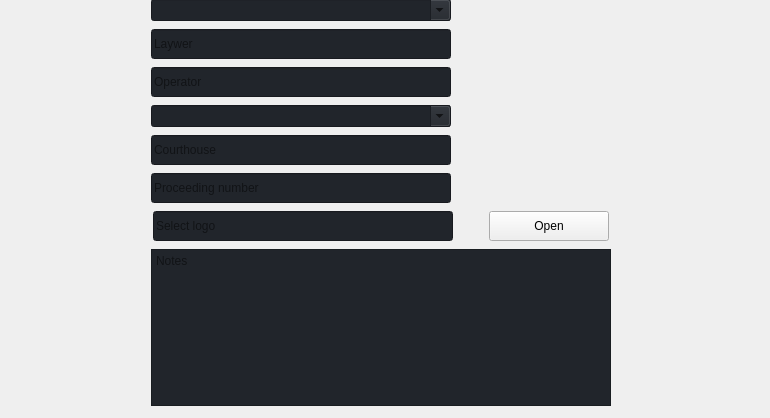
                     <widget class="QWidget" name="case_info_page">
                      <widget class="QFrame" name="case_info">
                       <property name="geometry">
                        <rect>
                         <x>0</x>
                         <y>-2</y>
                         <width>761</width>
                         <height>409</height>
                        </rect>
                       </property>
                       <property name="maximumSize">
                        <size>
                         <width>16777215</width>
                         <height>409</height>
                        </size>
                       </property>
                       <layout class="QHBoxLayout" name="caseInfo">
                        <property name="leftMargin">
                         <number>1</number>
                        </property>
                        <property name="topMargin">
                         <number>1</number>
                        </property>
                        <property name="rightMargin">
                         <number>1</number>
                        </property>
                        <property name="bottomMargin">
                         <number>1</number>
                        </property>
                        <item>
                         <spacer name="leftSpacer1">
                          <property name="orientation">
                           <enum>Qt::Horizontal</enum>
                          </property>
                          <property name="sizeType">
                           <enum>QSizePolicy::Expanding</enum>
                          </property>
                          <property name="sizeHint" stdset="0">
                           <size>
                            <width>40</width>
                            <height>20</height>
                           </size>
                          </property>
                         </spacer>
                        </item>
                        <item>
                         <widget class="QFrame" name="form">
                          <property name="minimumSize">
                           <size>
                            <width>460</width>
                            <height>0</height>
                           </size>
                          </property>
                          <property name="maximumSize">
                           <size>
                            <width>16777215</width>
                            <height>16777215</height>
                           </size>
                          </property>
                          <layout class="QVBoxLayout" name="form_layout">
                           <property name="spacing">
                            <number>8</number>
                           </property>
                           <property name="leftMargin">
                            <number>0</number>
                           </property>
                           <property name="topMargin">
                            <number>0</number>
                           </property>
                           <property name="rightMargin">
                            <number>0</number>
                           </property>
                           <property name="bottomMargin">
                            <number>0</number>
                           </property>
                           <item>
                            <widget class="QComboBox" name="name">
                             <property name="maximumSize">
                              <size>
                               <width>300</width>
                               <height>16777215</height>
                              </size>
                             </property>
                             <property name="autoFillBackground">
                              <bool>false</bool>
                             </property>
                             <property name="styleSheet">
                              <string notr="true">background-color: rgb(33, 37, 43);</string>
                             </property>
                             <property name="editable">
                              <bool>true</bool>
                             </property>
                             <property name="iconSize">
                              <size>
                               <width>16</width>
                               <height>16</height>
                              </size>
                             </property>
                             <property name="frame">
                              <bool>true</bool>
                             </property>
                            </widget>
                           </item>
                           <item>
                            <widget class="QLineEdit" name="lawyer_name">
                             <property name="minimumSize">
                              <size>
                               <width>0</width>
                               <height>30</height>
                              </size>
                             </property>
                             <property name="maximumSize">
                              <size>
                               <width>300</width>
                               <height>16777215</height>
                              </size>
                             </property>
                             <property name="styleSheet">
                              <string notr="true">background-color: rgb(33, 37, 43);</string>
                             </property>
                             <property name="text">
                              <string/>
                             </property>
                             <property name="placeholderText">
                              <string>Laywer</string>
                             </property>
                            </widget>
                           </item>
                           <item>
                            <widget class="QLineEdit" name="operator">
                             <property name="minimumSize">
                              <size>
                               <width>0</width>
                               <height>30</height>
                              </size>
                             </property>
                             <property name="maximumSize">
                              <size>
                               <width>300</width>
                               <height>16777215</height>
                              </size>
                             </property>
                             <property name="styleSheet">
                              <string notr="true">background-color: rgb(33, 37, 43);</string>
                             </property>
                             <property name="text">
                              <string/>
                             </property>
                             <property name="placeholderText">
                              <string>Operator</string>
                             </property>
                            </widget>
                           </item>
                           <item>
                            <widget class="QComboBox" name="proceeding_type">
                             <property name="maximumSize">
                              <size>
                               <width>300</width>
                               <height>16777215</height>
                              </size>
                             </property>
                             <property name="mouseTracking">
                              <bool>true</bool>
                             </property>
                             <property name="autoFillBackground">
                              <bool>false</bool>
                             </property>
                             <property name="styleSheet">
                              <string notr="true">background-color: rgb(33, 37, 43);</string>
                             </property>
                             <property name="editable">
                              <bool>true</bool>
                             </property>
                             <property name="currentText">
                              <string notr="true"/>
                             </property>
                             <property name="iconSize">
                              <size>
                               <width>16</width>
                               <height>16</height>
                              </size>
                             </property>
                             <property name="frame">
                              <bool>true</bool>
                             </property>
                            </widget>
                           </item>
                           <item>
                            <widget class="QLineEdit" name="courthouse">
                             <property name="minimumSize">
                              <size>
                               <width>0</width>
                               <height>30</height>
                              </size>
                             </property>
                             <property name="maximumSize">
                              <size>
                               <width>300</width>
                               <height>16777215</height>
                              </size>
                             </property>
                             <property name="styleSheet">
                              <string notr="true">background-color: rgb(33, 37, 43);</string>
                             </property>
                             <property name="text">
                              <string/>
                             </property>
                             <property name="placeholderText">
                              <string>Courthouse</string>
                             </property>
                            </widget>
                           </item>
                           <item>
                            <widget class="QLineEdit" name="proceeding_number">
                             <property name="minimumSize">
                              <size>
                               <width>0</width>
                               <height>30</height>
                              </size>
                             </property>
                             <property name="maximumSize">
                              <size>
                               <width>300</width>
                               <height>16777215</height>
                              </size>
                             </property>
                             <property name="styleSheet">
                              <string notr="true">background-color: rgb(33, 37, 43);</string>
                             </property>
                             <property name="text">
                              <string/>
                             </property>
                             <property name="placeholderText">
                              <string>Proceeding number</string>
                             </property>
                            </widget>
                           </item>
                           <item>
                            <widget class="QFrame" name="logo_container">
                             <property name="minimumSize">
                              <size>
                               <width>0</width>
                               <height>0</height>
                              </size>
                             </property>
                             <property name="maximumSize">
                              <size>
                               <width>16777215</width>
                               <height>30</height>
                              </size>
                             </property>
                             <property name="frameShape">
                              <enum>QFrame::NoFrame</enum>
                             </property>
                             <property name="frameShadow">
                              <enum>QFrame::Raised</enum>
                             </property>
                             <layout class="QHBoxLayout" name="logo_layout">
                              <property name="leftMargin">
                               <number>0</number>
                              </property>
                              <property name="topMargin">
                               <number>0</number>
                              </property>
                              <property name="rightMargin">
                               <number>0</number>
                              </property>
                              <property name="bottomMargin">
                               <number>0</number>
                              </property>
                              <item>
                               <widget class="QLineEdit" name="logo">
                                <property name="minimumSize">
                                 <size>
                                  <width>300</width>
                                  <height>30</height>
                                 </size>
                                </property>
                                <property name="maximumSize">
                                 <size>
                                  <width>300</width>
                                  <height>16777215</height>
                                 </size>
                                </property>
                                <property name="styleSheet">
                                 <string notr="true">background-color: rgb(33, 37, 43);</string>
                                </property>
                                <property name="text">
                                 <string/>
                                </property>
                                <property name="placeholderText">
                                 <string>Select logo</string>
                                </property>
                               </widget>
                              </item>
                              <item>
                               <widget class="QLabel" name="label">
                                <property name="maximumSize">
                                 <size>
                                  <width>20</width>
                                  <height>20</height>
                                 </size>
                                </property>
                                <property name="text">
                                 <string/>
                                </property>
                                <property name="pixmap">
                                 <pixmap resource="resources.qrc">:/icons/icons/info-circle-disabled.png</pixmap>
                                </property>
                                <property name="scaledContents">
                                 <bool>false</bool>
                                </property>
                               </widget>
                              </item>
                              <item>
                               <widget class="QPushButton" name="logo_button">
                                <property name="minimumSize">
                                 <size>
                                  <width>0</width>
                                  <height>30</height>
                                 </size>
                                </property>
                                <property name="maximumSize">
                                 <size>
                                  <width>120</width>
                                  <height>16777215</height>
                                 </size>
                                </property>
                                <property name="cursor">
                                 <cursorShape>PointingHandCursor</cursorShape>
                                </property>
                                <property name="text">
                                 <string>Open</string>
                                </property>
                                <property name="icon">
                                 <iconset resource="resources.qrc">
                                  <normaloff>:/icons/icons/cil-folder-open.png</normaloff>:/icons/icons/cil-folder-open.png</iconset>
                                </property>
                               </widget>
                              </item>
                             </layout>
                            </widget>
                           </item>
                           <item>
                            <widget class="QPlainTextEdit" name="notes">
                             <property name="minimumSize">
                              <size>
                               <width>0</width>
                               <height>0</height>
                              </size>
                             </property>
                             <property name="maximumSize">
                              <size>
                               <width>16777215</width>
                               <height>16777215</height>
                              </size>
                             </property>
                             <property name="styleSheet">
                              <string notr="true">background-color: rgb(33, 37, 43);</string>
                             </property>
                             <property name="placeholderText">
                              <string>Notes</string>
                             </property>
                            </widget>
                           </item>
                          </layout>
                         </widget>
                        </item>
                        <item>
                         <spacer name="rigthSpacer1">
                          <property name="orientation">
                           <enum>Qt::Horizontal</enum>
                          </property>
                          <property name="sizeHint" stdset="0">
                           <size>
                            <width>40</width>
                            <height>20</height>
                           </size>
                          </property>
                         </spacer>
                        </item>
                       </layout>
                      </widget>
                     </widget>
